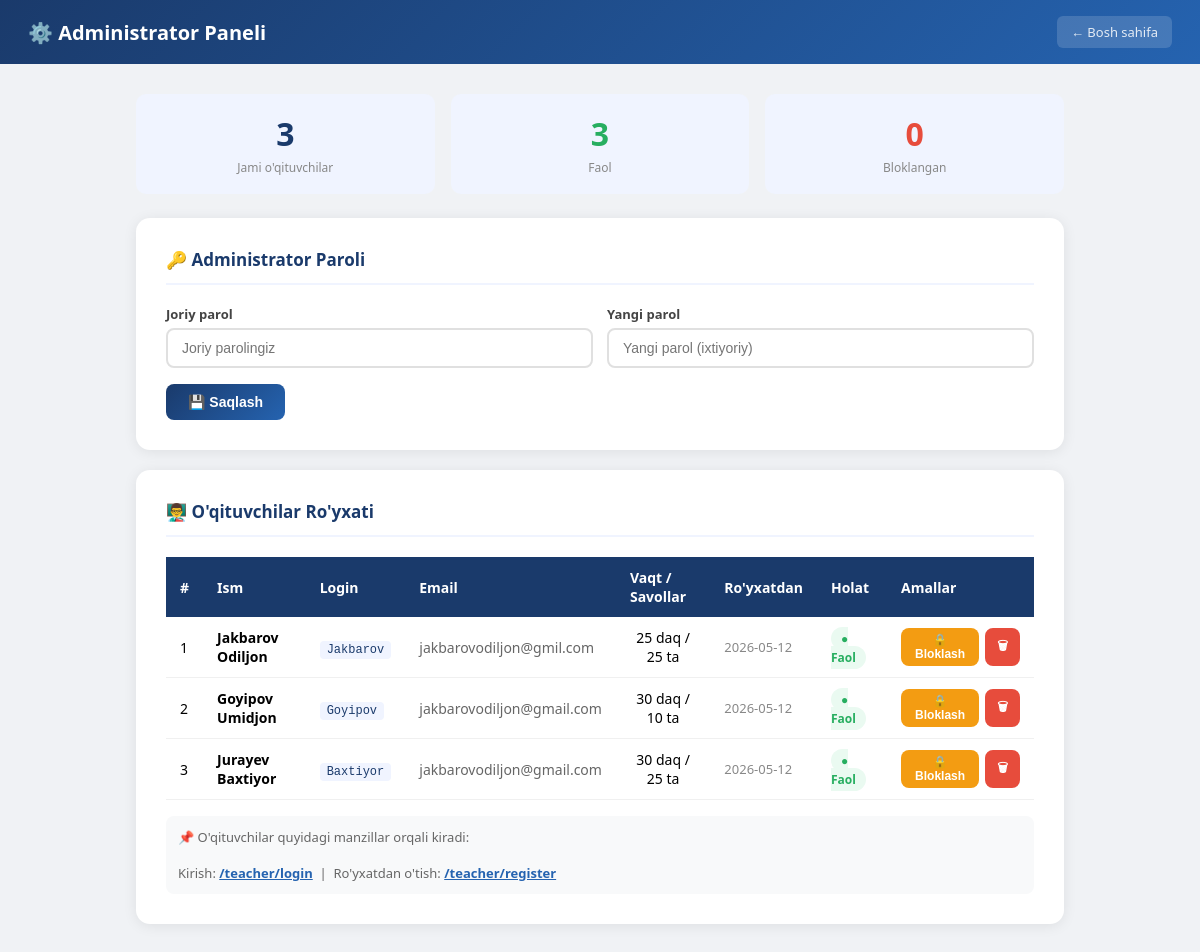
The page /admin on the database its author committed.
### tables this page shows
CREATE TABLE teachers (
            id TEXT PRIMARY KEY, name TEXT, username TEXT UNIQUE,
            password_hash TEXT, email TEXT, created_at TEXT,
            is_active INTEGER DEFAULT 1,
            time_limit INTEGER DEFAULT 30,
            question_count INTEGER DEFAULT 10);

### app.py (the view)
@app.route('/admin')
def admin():
    config = load_config()
    con = get_db()
    teachers = [dict(r) for r in con.execute('SELECT * FROM teachers ORDER BY created_at DESC').fetchall()]
    con.close()
    return render_template('admin.html', config=config, teachers=teachers)

### app.py (called while the page is built)
def get_db():
    con = sqlite3.connect(DB_FILE)
    con.row_factory = sqlite3.Row
    return con

def load_config():
    if os.path.exists(CONFIG_FILE):
        with open(CONFIG_FILE,'r',encoding='utf-8') as f: return json.load(f)
    return DEFAULT_CONFIG.copy()

### templates/admin.html (shortened to what this page needs)
<!DOCTYPE html>
<html lang="uz">
<head>
</head>
<body>
<div class="header">
  <h1>⚙️ Administrator Paneli</h1>
  <a href="/">← Bosh sahifa</a>
</div>
<div class="main">
  <div class="stat-row">
    <div class="stat">
      <div class="num">{{ teachers|length }}</div>
      <div class="lbl">Jami o'qituvchilar</div>
    </div>
    <div class="stat">
      <div class="num" style="color:#27ae60;">{{ teachers|selectattr('is_active','eq',1)|list|length }}</div>
      <div class="lbl">Faol</div>
    </div>
    <div class="stat">
      <div class="num" style="color:#e74c3c;">{{ teachers|selectattr('is_active','eq',0)|list|length }}</div>
      <div class="lbl">Bloklangan</div>
    </div>
  </div>
  <div class="card">
    <h2>🔑 Administrator Paroli</h2>
    <div class="form-row">
      <div class="form-group">
        <label>Joriy parol</label>
        <input type="password" id="cur-pass" placeholder="Joriy parolingiz"/>
      </div>
      <div class="form-group">
        <label>Yangi parol</label>
        <input type="password" id="new-pass" placeholder="Yangi parol (ixtiyoriy)"/>
      </div>
    </div>
    <button class="btn btn-primary" onclick="saveConfig()">💾 Saqlash</button>
  </div>
  <div class="card">
    <h2>👨‍🏫 O'qituvchilar Ro'yxati</h2>
    {% if teachers %}
    <table class="t-table">
      <thead>
        <tr><th>#</th><th>Ism</th><th>Login</th><th>Email</th><th>Vaqt / Savollar</th><th>Ro'yxatdan</th><th>Holat</th><th>Amallar</th></tr>
      </thead>
      <tbody>
        {% for t in teachers %}
        <tr>
          <td>{{ loop.index }}</td>
          <td><strong>{{ t.name }}</strong></td>
          <td><code>{{ t.username }}</code></td>
          <td style="color:#666;">{{ t.email or '—' }}</td>
          <td style="text-align:center;">{{ t.time_limit or 30 }} daq / {{ t.question_count or 10 }} ta</td>
          <td style="color:#888;font-size:13px;">{{ t.created_at[:10] if t.created_at else '—' }}</td>
          <td>
            {% if t.is_active %}
            <span class="badge-active">● Faol</span>
            {% else %}
            <span class="badge-blocked">● Bloklangan</span>
            {% endif %}
          </td>
          <td>
            <div class="actions">
              {% if t.is_active %}
              <button class="btn btn-warn" onclick="toggleTeacher('{{ t.id }}', 0)">🔒 Bloklash</button>
              {% else %}
              <button class="btn btn-ok" onclick="toggleTeacher('{{ t.id }}', 1)">✅ Ochish</button>
              {% endif %}
              <button class="btn btn-danger" onclick="deleteTeacher('{{ t.id }}', '{{ t.name }}')">🗑</button>
            </div>
          </td>
        </tr>
        {% endfor %}
      </tbody>
    </table>
    {% else %}
    <p style="color:#999;text-align:center;padding:30px;">Hozircha o'qituvchilar ro'yxatdan o'tmagan</p>
    {% endif %}
    <div class="link-tip">
      📌 O'qituvchilar quyidagi manzillar orqali kiradi:<br><br>
      Kirish: <a href="/teacher/login" target="_blank">/teacher/login</a> &nbsp;|&nbsp;
      Ro'yxatdan o'tish: <a href="/teacher/register" target="_blank">/teacher/register</a>
    </div>
  </div>
</div>
</body>
</html>

### templates/admin.html (style rules this page uses)
* { box-sizing:border-box;margin:0;padding:0; }
body { font-family:'Segoe UI',Arial,sans-serif;background:#f0f2f5;min-height:100vh; }
.header { background:linear-gradient(135deg,#1a3a6b,#2563b0);color:white;padding:16px 28px;display:flex;justify-content:space-between;align-items:center; }
.header h1 { font-size:20px;font-weight:700; }
.header a { color:rgba(255,255,255,.85);text-decoration:none;font-size:13px;background:rgba(255,255,255,.15);padding:7px 14px;border-radius:6px; }
.main { max-width:960px;margin:30px auto;padding:0 16px; }
.card { background:white;border-radius:14px;padding:30px;box-shadow:0 2px 14px rgba(0,0,0,.08);margin-bottom:20px; }
.card h2 { font-size:17px;color:#1a3a6b;margin-bottom:20px;padding-bottom:12px;border-bottom:2px solid #f0f4ff; }
.form-group { margin-bottom:16px; }
label { display:block;font-size:13px;font-weight:600;color:#444;margin-bottom:5px; }
input { width:100%;padding:10px 14px;border:2px solid #e0e0e0;border-radius:8px;font-size:14px;outline:none;transition:border-color .2s; }
.btn { padding:10px 22px;border:none;border-radius:8px;font-size:14px;font-weight:600;cursor:pointer;transition:opacity .2s; }
.btn-primary { background:linear-gradient(135deg,#1a3a6b,#2563b0);color:white; }
.btn-danger { background:#e74c3c;color:white; }
.btn-warn { background:#f39c12;color:white; }
.form-row { display:grid;grid-template-columns:1fr 1fr;gap:14px; }
.t-table { width:100%;border-collapse:collapse;font-size:14px; }
.t-table th { background:#1a3a6b;color:white;padding:11px 14px;text-align:left;font-weight:600; }
.t-table td { padding:11px 14px;border-bottom:1px solid #f0f0f0;vertical-align:middle; }
.badge-active { background:#eafaf1;color:#27ae60;padding:3px 10px;border-radius:12px;font-size:12px;font-weight:700; }
.actions { display:flex;gap:6px; }
.actions .btn { padding:5px 12px;font-size:12px; }
.stat-row { display:grid;grid-template-columns:repeat(3,1fr);gap:16px;margin-bottom:24px; }
.stat { background:#f0f4ff;border-radius:10px;padding:18px;text-align:center; }
.stat .num { font-size:32px;font-weight:800;color:#1a3a6b; }
.stat .lbl { font-size:12px;color:#888;margin-top:4px; }
.link-tip { font-size:13px;color:#666;margin-top:16px;background:#f8f9fa;padding:12px;border-radius:8px; }
.link-tip a { color:#2563b0;font-weight:600; }
code { background:#f0f4ff;padding:2px 7px;border-radius:4px;font-size:12px;color:#1a3a6b; }

### rows shown on the page
teachers: name "Jakbarov Odiljon", username "Jakbarov", email "jakbarovodiljon@gmil.com", time_limit "25", question_count "25", created_at "2026-05-12", is_active "● Faol"
teachers: name "Goyipov Umidjon", username "Goyipov", email "jakbarovodiljon@gmail.com", time_limit "30", question_count "10", created_at "2026-05-12", is_active "● Faol"
teachers: name "Jurayev Baxtiyor", username "Baxtiyor", email "jakbarovodiljon@gmail.com", time_limit "30", question_count "25", created_at "2026-05-12", is_active "● Faol"

### other values the page prints
{{ teachers|length }} "3"
{{ teachers|selectattr('is_active','eq',1)|list|length }} "3"
{{ teachers|selectattr('is_active','eq',0)|list|length }} "0"
